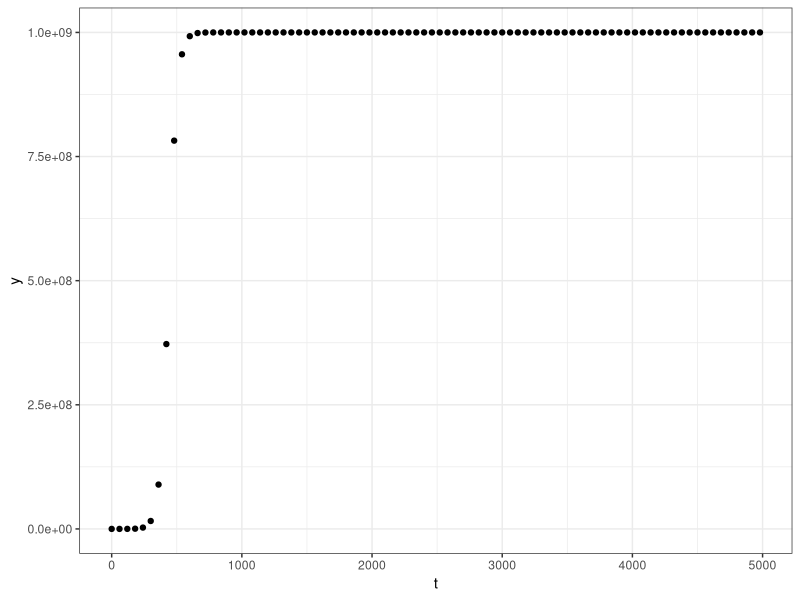
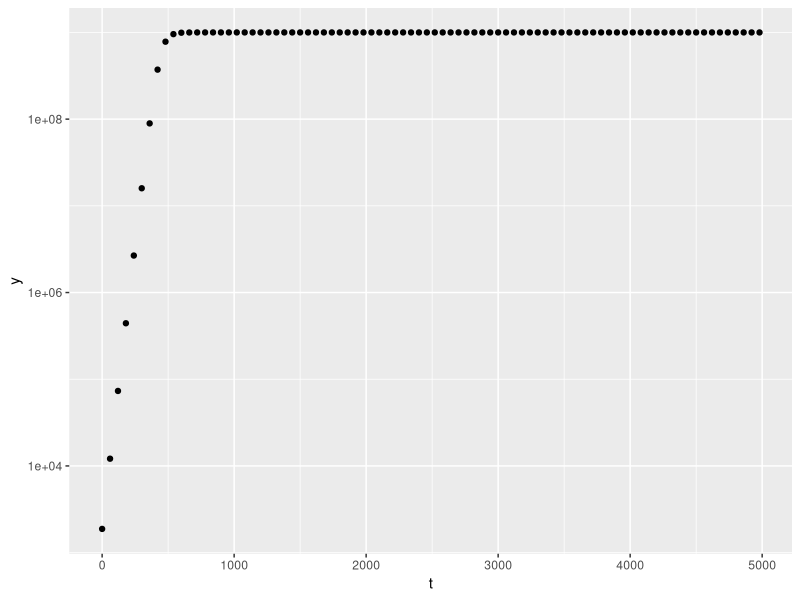

The R source for these figures, in order:
#Script to plot the logistic growth data

growth_data <- read.csv("experiment2.csv")

install.packages("ggplot2")
library(ggplot2)

ggplot(aes(t,N), data = growth_data) +
  
  geom_point() +
  
  xlab("t") +
  
  ylab("y") +
  
  theme_bw()

ggplot(aes(t,N), data = growth_data) +
  
  geom_point() +
  
  xlab("t") +
  
  ylab("y") +
  
  scale_y_continuous(trans='log10')

